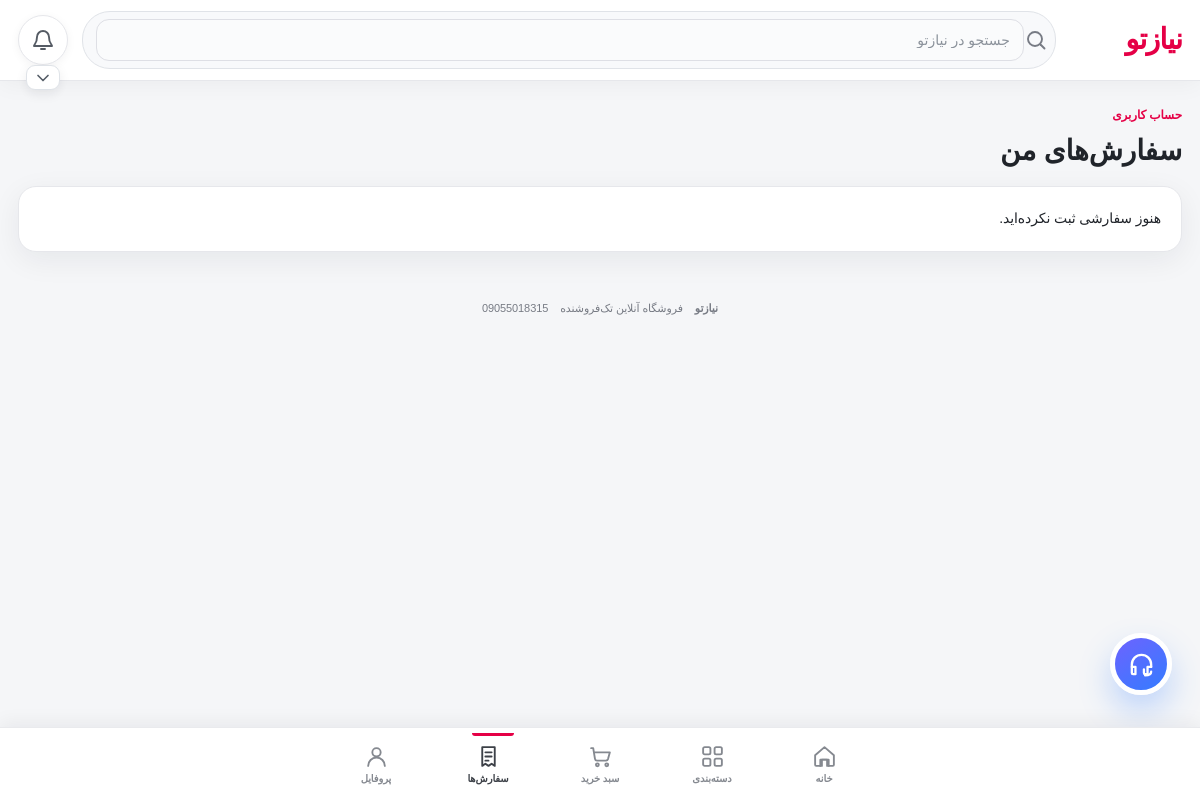
The page /orders on the database its author committed.
### app/models.py (models this page shows)
class SiteSetting(db.Model):
    id=db.Column(db.Integer,primary_key=True)
    key=db.Column(db.String(160),unique=True,nullable=False)
    value=db.Column(db.Text,default="")

### app/routes.py (the view)
@main.route("/orders")
@login_required
def orders(): return render_template("orders.html",orders=Order.query.filter_by(user_id=session["user_id"]).order_by(Order.created_at.desc()).all())

### app/__init__.py (called while the page is built)
def _setting(key,default=""):
    from .models import SiteSetting
    x=db.session.execute(db.select(SiteSetting).filter_by(key=key)).scalar_one_or_none()
    return x.value if x else default

### app/routes.py (called while the page is built, shortened)
def preview_enabled():
    return PREVIEW_MODE

def ensure_preview_user():
    if not preview_enabled():
        return None
    username="__preview_admin__"
    u=User.query.filter_by(username=username).first()
    if not u:
        u=User(username=username,password_hash=generate_password_hash(secrets.token_urlsafe(24)),phone="",full_name="مدیر نسخه نمایشی",is_admin=True,role="admin",is_active=True)
        db.session.add(u); db.session.commit()
    elif not u.is_admin or not u.is_active:
        u.is_admin=True; u.role="admin"; u.is_active=True; db.session.commit()
    session["user_id"]=u.id
    session["preview_mode"]=True
    return u

def csrf():
    if "_csrf" not in session: session["_csrf"]=secrets.token_urlsafe(32)
    return session["_csrf"]

@main.app_context_processor
def template_globals(): return {"csrf_token":csrf}

@main.before_request
def protect():
    if request.method=="POST" and request.form.get("_csrf")!=session.get("_csrf"): abort(400,"CSRF token invalid")
    if preview_enabled():
        ensure_preview_user()
        return None

def login_required(f):
    @wraps(f)
    def w(*a,**k):
        if preview_enabled():
            ensure_preview_user()
            return f(*a,**k)
        if not session.get("user_id"): return redirect(url_for("main.auth",next=request.path))
        return f(*a,**k)
    return w

### app/templates/orders.html
{% extends "base.html" %}{% block content %}<div class="section-head"><div><span class="eyebrow">حساب کاربری</span><h1>سفارش‌های من</h1></div></div>{% for o in orders %}<article class="order-card card"><div><b>سفارش #{{o.id}}</b><small>{{o.created_at.strftime('%Y/%m/%d %H:%M')}}</small></div><div><strong>{{"{:,}".format(o.total)}} {{site_currency}}</strong><span class="status {{o.status}}">{{{'pending':'در انتظار','processing':'در حال آماده‌سازی','shipped':'ارسال شده','completed':'تحویل شده','cancelled':'لغو شده'}.get(o.status,o.status)}}</span></div><div class="order-items">{% for i in o.items %}<span>{{i.name}} × {{i.quantity}}</span>{% endfor %}</div></article>{% else %}<div class="card empty">هنوز سفارشی ثبت نکرده‌اید.</div>{% endfor %}{% endblock %}

### app/templates/base.html (shortened to what this page needs)
<!doctype html><html lang="fa" dir="rtl"><head><link rel="stylesheet" href="{{url_for('static',filename='style.css')}}"></head><body>
<header class="topbar"><div class="topbar-inner"><div class="top-main"><a class="brand" href="{{url_for('main.index')}}">{{site_name or 'نیازتو'}}</a><div class="search-row"><form class="search-box" action="{{url_for('main.shop')}}" method="get"><svg class="svg-icon search-svg"><use href="#i-search"/></svg><input name="q" placeholder="جستجو در {{site_name or 'نیازتو'}}" value="{{request.args.get('q','')}}"></form></div><div class="header-actions"><a class="bell-btn" href="{{url_for('main.notifications')}}" aria-label="اعلان‌ها"><svg class="svg-icon"><use href="#i-bell"/></svg></a><details class="track-menu track-below-bell"><summary aria-label="پیگیری مرسوله"><svg class="svg-icon"><use href="#i-chevron"/></svg></summary></details></div></div></div></header>
<main class="page-wrap">{% with msgs=get_flashed_messages() %}{% for m in msgs %}<div class="flash">{{m}}</div>{% endfor %}{% endwith %}{% block content %}{% endblock %}</main>
<a class="support-fab" href="{{url_for('main.support')}}" aria-label="پشتیبانی"><svg class="fab-headset"><use href="#i-headset"/></svg></a>
<nav class="bottom-nav"><div class="bottom-nav-inner"><a href="{{url_for('main.profile')}}" class="{% if request.endpoint=='main.profile' %}active{% endif %}"><svg class="nav-icon"><use href="#i-user"/></svg><small>پروفایل</small></a><a href="{{url_for('main.orders')}}" class="{% if request.endpoint=='main.orders' %}active{% endif %}"><svg class="nav-icon"><use href="#i-receipt"/></svg><small>سفارش‌ها</small></a><a href="{{url_for('main.cart')}}" class="{% if request.endpoint in ['main.cart','main.checkout'] %}active{% endif %}"><svg class="nav-icon"><use href="#i-cart"/></svg><small>سبد خرید</small></a><a href="{{url_for('main.shop')}}" class="{% if request.endpoint in ['main.shop','main.product'] %}active{% endif %}"><svg class="nav-icon"><use href="#i-grid"/></svg><small>دسته‌بندی</small></a><a href="{{url_for('main.index')}}" class="{% if request.endpoint=='main.index' %}active{% endif %}"><svg class="nav-icon"><use href="#i-home"/></svg><small>خانه</small></a></div></nav><footer><b>{{site_name or 'نیازتو'}}</b><span>فروشگاه آنلاین تک‌فروشنده</span><span>{{support_phone}}</span></footer>
</body></html>

### rows shown on the page
SiteSetting: value "نیازتو", q "جستجو در نیازتو"
SiteSetting: value "09055018315"
